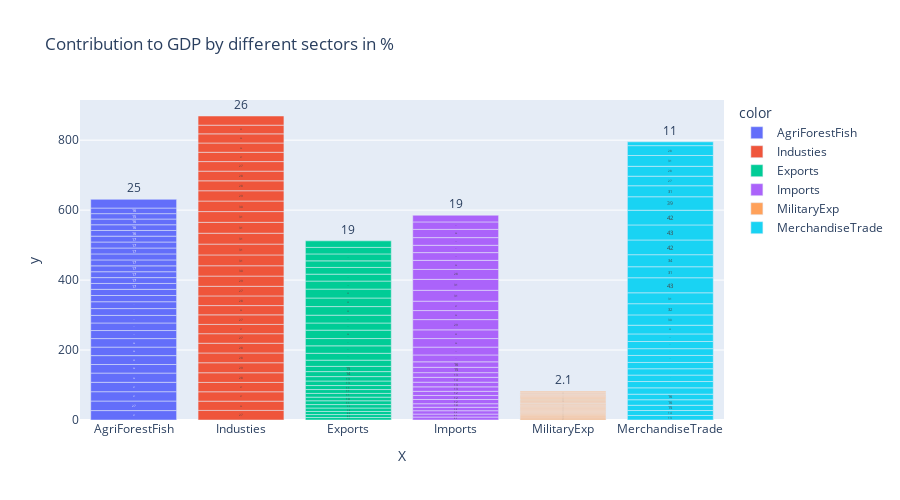

Notebook code for this chart:
### Code cell
fig = px.bar(new_df['X'],x='X',y=new_df['Value'],  text_auto='.2s',
             color=new_df['X'],
             height=500,
             width=900,
            title="Contribution to GDP by different sectors in % ")
fig.update_traces(textfont_size=12, textangle=0, textposition="outside", cliponaxis=False)
fig.show()

### Figure 1 — Plotly figure (JSON) as saved in the notebook; plotly's stock layout.template omitted (floating-point values rounded to 4 significant figures)
{"data": [{"alignmentgroup": "True", "cliponaxis": false, "hovertemplate": "color=AgriForestFish<br>X=%{x}<br>y=%{y}<extra></extra>", "legendgroup": "AgriForestFish", "marker": {"color": "#636efa", "pattern": {"shape": ""}}, "name": "AgriForestFish", "offsetgroup": "AgriForestFish", "orientation": "v", "showlegend": true, "textangle": 0, "textfont": {"size": 12}, "textposition": "outside", "texttemplate": "%{y:.2s}", "type": "bar", "x": ["AgriForestFish", "AgriForestFish", "AgriForestFish", "AgriForestFish", "AgriForestFish", "AgriForestFish", "AgriForestFish", "AgriForestFish", "AgriForestFish", "AgriForestFish", "AgriForestFish", "AgriForestFish", "AgriForestFish", "AgriForestFish", "AgriForestFish", "AgriForestFish", "AgriForestFish", "AgriForestFish", "AgriForestFish", "AgriForestFish", "AgriForestFish", "AgriForestFish", "AgriForestFish", "AgriForestFish", "AgriForestFish", "AgriForestFish", "AgriForestFish", "AgriForestFish", "AgriForestFish", "AgriForestFish", "AgriForestFish"], "xaxis": "x", "y": [26.9, 27.33, 26.67, 26.88, 26.39, 24.46, 25.42, 24.35, 24.38, 22.99, 21.61, 21.62, 19.54, 19.58, 17.81, 17.62, 16.81, 16.75, 16.79, 16.74, 17.03, 17.19, 16.85, 17.15, 16.79, 16.17, 16.36, 16.36, 15.41, 15.96, 24.93], "yaxis": "y"}, {"alignmentgroup": "True", "cliponaxis": false, "hovertemplate": "color=Industies<br>X=%{x}<br>y=%{y}<extra></extra>", "legendgroup": "Industies", "marker": {"color": "#EF553B", "pattern": {"shape": ""}}, "name": "Industies", "offsetgroup": "Industies", "orientation": "v", "showlegend": true, "textangle": 0, "textfont": {"size": 12}, "textposition": "outside", "texttemplate": "%{y:.2s}", "type": "bar", "x": ["Industies", "Industies", "Industies", "Industies", "Industies", "Industies", "Industies", "Industies", "Industies", "Industies", "Industies", "Industies", "Industies", "Industies", "Industies", "Industies", "Industies", "Industies", "Industies", "Industies", "Industies", "Industies", "Industies", "Industies", "Industies", "Industies", "Industies", "Industies", "Industies", "Industies", "Industies"], "xaxis": "x", "y": [27.45, 26.44, 26.79, 26.78, 27.63, 28.6, 27.91, 27.84, 27.3, 26.52, 27.33, 26.49, 27.66, 27.47, 29.22, 29.53, 30.93, 30.9, 31.14, 31.12, 30.73, 30.16, 29.4, 28.4, 27.66, 27.35, 26.62, 26.48, 26.13, 24.88, 26.2], "yaxis": "y"}, {"alignmentgroup": "True", "cliponaxis": false, "hovertemplate": "color=Exports<br>X=%{x}<br>y=%{y}<extra></extra>", "legendgroup": "Exports", "marker": {"color": "#00cc96", "pattern": {"shape": ""}}, "name": "Exports", "offsetgroup": "Exports", "orientation": "v", "showlegend": true, "textangle": 0, "textfont": {"size": 12}, "textposition": "outside", "texttemplate": "%{y:.2s}", "type": "bar", "x": ["Exports", "Exports", "Exports", "Exports", "Exports", "Exports", "Exports", "Exports", "Exports", "Exports", "Exports", "Exports", "Exports", "Exports", "Exports", "Exports", "Exports", "Exports", "Exports", "Exports", "Exports", "Exports", "Exports", "Exports", "Exports", "Exports", "Exports", "Exports", "Exports", "Exports", "Exports"], "xaxis": "x", "y": [7.053, 8.494, 8.843, 9.834, 9.888, 10.84, 10.39, 10.69, 11.02, 11.45, 13.0, 12.56, 14.26, 14.95, 17.86, 19.61, 21.27, 20.8, 24.1, 20.4, 22.4, 24.54, 24.53, 25.43, 22.97, 19.81, 19.16, 18.78, 19.85, 18.66, 18.71], "yaxis": "y"}, {"alignmentgroup": "True", "cliponaxis": false, "hovertemplate": "color=Imports<br>X=%{x}<br>y=%{y}<extra></extra>", "legendgroup": "Imports", "marker": {"color": "#ab63fa", "pattern": {"shape": ""}}, "name": "Imports", "offsetgroup": "Imports", "orientation": "v", "showlegend": true, "textangle": 0, "textfont": {"size": 12}, "textposition": "outside", "texttemplate": "%{y:.2s}", "type": "bar", "x": ["Imports", "Imports", "Imports", "Imports", "Imports", "Imports", "Imports", "Imports", "Imports", "Imports", "Imports", "Imports", "Imports", "Imports", "Imports", "Imports", "Imports", "Imports", "Imports", "Imports", "Imports", "Imports", "Imports", "Imports", "Imports", "Imports", "Imports", "Imports", "Imports", "Imports", "Imports"], "xaxis": "x", "y": [8.453, 8.493, 9.59, 9.817, 10.19, 12.02, 11.54, 11.93, 12.68, 13.36, 13.9, 13.43, 15.24, 15.64, 19.64, 22.4, 24.46, 24.89, 29.27, 25.87, 26.85, 31.08, 31.26, 28.41, 25.95, 22.11, 20.92, 21.94, 23.55, 21.36, 19.1], "yaxis": "y"}, {"alignmentgroup": "True", "cliponaxis": false, "hovertemplate": "color=MilitaryExp<br>X=%{x}<br>y=%{y}<extra></extra>", "legendgroup": "MilitaryExp", "marker": {"color": "#FFA15A", "pattern": {"shape": ""}}, "name": "MilitaryExp", "offsetgroup": "MilitaryExp", "orientation": "v", "showlegend": true, "textangle": 0, "textfont": {"size": 12}, "textposition": "outside", "texttemplate": "%{y:.2s}", "type": "bar", "x": ["MilitaryExp", "MilitaryExp", "MilitaryExp", "MilitaryExp", "MilitaryExp", "MilitaryExp", "MilitaryExp", "MilitaryExp", "MilitaryExp", "MilitaryExp", "MilitaryExp", "MilitaryExp", "MilitaryExp", "MilitaryExp", "MilitaryExp", "MilitaryExp", "MilitaryExp", "MilitaryExp", "MilitaryExp", "MilitaryExp", "MilitaryExp", "MilitaryExp", "MilitaryExp", "MilitaryExp", "MilitaryExp", "MilitaryExp", "MilitaryExp", "MilitaryExp", "MilitaryExp", "MilitaryExp", "MilitaryExp"], "xaxis": "x", "y": [3.146, 2.91, 2.705, 2.824, 2.665, 2.578, 2.473, 2.648, 2.727, 2.957, 2.949, 2.924, 2.827, 2.678, 2.829, 2.755, 2.527, 2.343, 2.55, 2.893, 2.707, 2.651, 2.537, 2.473, 2.497, 2.405, 2.506, 2.51, 2.383, 2.395, 2.1], "yaxis": "y"}, {"alignmentgroup": "True", "cliponaxis": false, "hovertemplate": "color=MerchandiseTrade<br>X=%{x}<br>y=%{y}<extra></extra>", "legendgroup": "MerchandiseTrade", "marker": {"color": "#19d3f3", "pattern": {"shape": ""}}, "name": "MerchandiseTrade", "offsetgroup": "MerchandiseTrade", "orientation": "v", "showlegend": true, "textangle": 0, "textfont": {"size": 12}, "textposition": "outside", "texttemplate": "%{y:.2s}", "type": "bar", "x": ["MerchandiseTrade", "MerchandiseTrade", "MerchandiseTrade", "MerchandiseTrade", "MerchandiseTrade", "MerchandiseTrade", "MerchandiseTrade", "MerchandiseTrade", "MerchandiseTrade", "MerchandiseTrade", "MerchandiseTrade", "MerchandiseTrade", "MerchandiseTrade", "MerchandiseTrade", "MerchandiseTrade", "MerchandiseTrade", "MerchandiseTrade", "MerchandiseTrade", "MerchandiseTrade", "MerchandiseTrade", "MerchandiseTrade", "MerchandiseTrade", "MerchandiseTrade", "MerchandiseTrade", "MerchandiseTrade", "MerchandiseTrade", "MerchandiseTrade", "MerchandiseTrade", "MerchandiseTrade", "MerchandiseTrade", "MerchandiseTrade"], "xaxis": "x", "y": [12.94, 14.13, 14.99, 15.88, 15.85, 18.13, 18.08, 18.38, 18.14, 18.01, 20.05, 19.31, 20.54, 21.64, 24.88, 29.56, 31.93, 31.19, 43.03, 31.46, 34.41, 42.09, 43.03, 42.02, 38.53, 31.47, 27.29, 28.24, 30.93, 28.18, 10.9], "yaxis": "y"}], "layout": {"barmode": "relative", "height": 500, "legend": {"title": {"text": "color"}, "tracegroupgap": 0}, "title": {"text": "Contribution to GDP by different sectors in % "}, "width": 900, "xaxis": {"anchor": "y", "domain": [0, 1], "title": {"text": "X"}}, "yaxis": {"anchor": "x", "domain": [0, 1], "title": {"text": "y"}}}}
